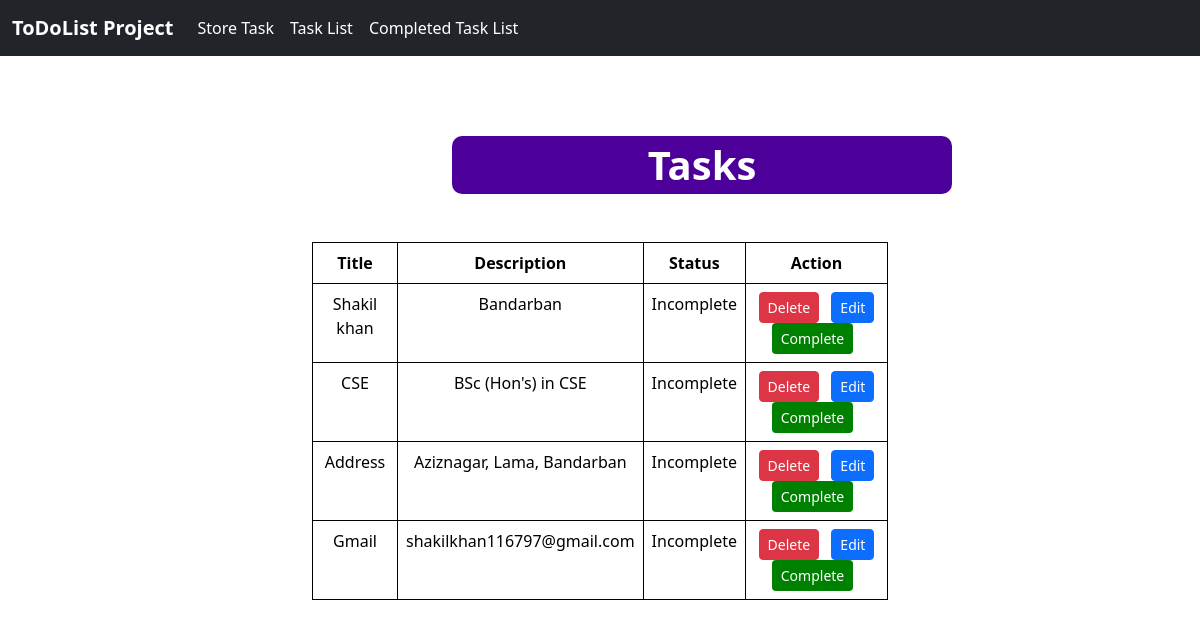
The page /task_list/ on the database its author committed.
### first_app/models.py (models this page shows)
class TaskStoreModel(models.Model):
    task_title = models.CharField(max_length=50)
    task_description = models.CharField(max_length=200)
    is_completed = models.BooleanField(default=False)

### first_app/views.py (the view)
# urls.py: path('task_list/',views.TaskListView.as_view(),name='taskList'),
class TaskListView(ListView):
    model = TaskStoreModel
    template_name = 'task_list.html'
    context_object_name='data'

### first_app/templates/task_list.html
{% extends 'base.html' %}
{% block content %}
<div class="container-fluid" style="width:50%; margin:auto;">
  <h1 class="text-center" style="background-color:#4C0099;color:white;width:500px; border-radius:10px;margin-left:140px;margin-top:80px;padding:5px;font-weight:bold">Tasks</h1>
    {% if data %}
    <table class="table table-bordered text-center border-black mt-5">
        <thead>
          <tr>
            <th scope="col">Title</th>
            <th scope="col">Description</th>
            <th scope="col">Status</th>
            <th scope="col">Action</th>
          </tr>
        </thead>
        <tbody>
          {% for task in data %}
          {% if task.is_completed == False %}
          <tr>
            <td>{{task.task_title}}</td>
            <td>{{task.task_description}}</td>
            <td>Incomplete</td>
            <td><a href="{% url 'deleteTask' pk=task.id %}" class="btn btn-danger btn-sm me-2">Delete</a>
                <a href="{% url 'editTask' pk=task.id %}" class="btn btn-primary btn-sm">Edit</a>
                <a href="{% url 'completedTask' pk=task.id %}" class="btn btn-sm me-2" style="background-color:green;color:white;">Complete</a></td>
          </tr>
          {% endif %}
          {% endfor %}
        </tbody>
      </table>
    {% else %}
    <h1>There are no Books available</h1>
    {% endif %}
</div>
{% endblock %}

### first_app/templates/base.html (shortened to what this page needs)
<!doctype html>
{% load crispy_forms_tags %}
<html lang="en">
  <head>
    <link href="https://cdn.jsdelivr.net/npm/bootstrap@5.3.1/dist/css/bootstrap.min.css" rel="stylesheet">
  </head>
  <body>
    <div>
      <nav class="navbar navbar-expand-lg bg-dark">
        <div class="container-fluid">
          <a class="navbar-brand text-white" style="font-weight:bold" href="{% url 'store_task' %}">ToDoList Project</a>
          <div class="collapse navbar-collapse" id="navbarSupportedContent">
            <ul class="navbar-nav me-auto mb-2 mb-lg-0">
              <li class="nav-item">
                <a class="nav-link active text-white" aria-current="page" href="{% url 'store_task' %}">Store Task</a>
              </li>
              <li class="nav-item">
                <a class="nav-link text-white" href="{% url 'taskList' %}">Task List</a>
              </li>
              <li class="nav-item">
                <a class="nav-link text-white" href="{% url 'completedTaskList' %}">Completed Task List</a>
              </li>
          </div>
        </div>
      </nav>
        {% block content %}
        {% endblock %}
    </div>
  </body>
</html>

### rows shown on the page
TaskStoreModel: task_title "Shakil khan", task_description "Bandarban"
TaskStoreModel: task_title "CSE", task_description "BSc (Hon's) in CSE"
TaskStoreModel: task_title "Address", task_description "Aziznagar, Lama, Bandarban"
TaskStoreModel: task_title "Gmail", task_description "shakilkhan116797@gmail.com"
